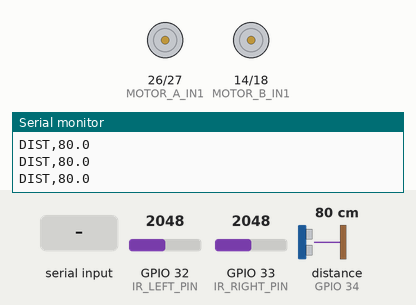
Simulated run of this sketch. Board: ESP32. On the bench: motor-driver pin pairs drawn as motors (green arrow = first pin HIGH = forward, orange = second pin HIGH = backward, longer = more drive, scaled by the enable pin), the last lines printed to the serial monitor. Wiring (inferred from the names in the program): ultrasonic range finder: trigger GPIO 13; echo GPIO 34. The test bench sets the inputs (shaded band); at power-on: GPIO 32 (IR_LEFT_PIN) = 2048, GPIO 33 (IR_RIGHT_PIN) = 2048, distance to the obstacle (sensor on GPIO 34) 80 cm. The echo pulse lasts 58.3 µs per cm.

Above: at 1.4 s.
1.5 s: "FORWARD\n" received over Serial
At 2.8 s:
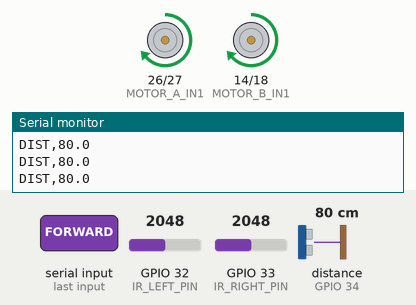
4.5 s: "BACKWARD\n" received over Serial
At 5.1 s:
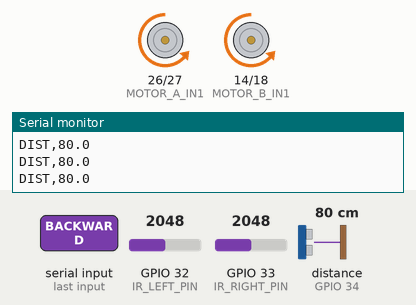
7.5 s: "LEFT\n" received over Serial
At 8.5 s:
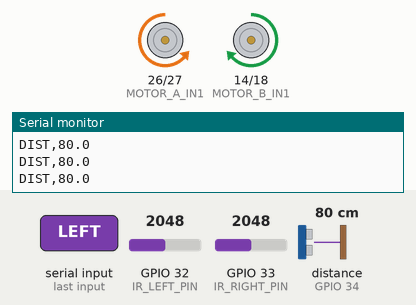
10.5 s: "RIGHT\n" received over Serial
At 10.8 s:
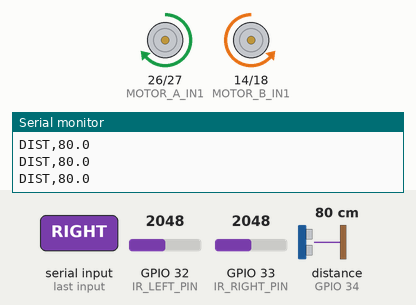
Timing chart, 0 to 14.0 s (numbered marks = the images above; inputs shaded):
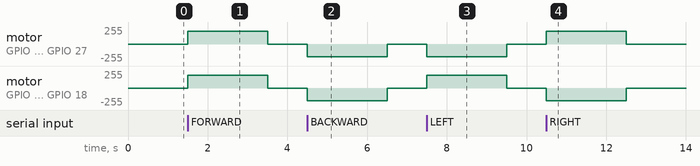

Measured:
- after the input at 1.5 s, motor on GPIO 26 (MOTOR_A_IN1) / GPIO 27 (MOTOR_A_IN2), motor on GPIO 14 (MOTOR_B_IN1) / GPIO 18 (MOTOR_B_IN2): stopped → forward 190/255 at once, → stopped 2.0 s later
- after the input at 4.5 s, motor on GPIO 26 (MOTOR_A_IN1) / GPIO 27 (MOTOR_A_IN2), motor on GPIO 14 (MOTOR_B_IN1) / GPIO 18 (MOTOR_B_IN2): stopped → backward 190/255 at once, → stopped 2.0 s later
- after the input at 7.5 s, motor on GPIO 26 (MOTOR_A_IN1) / GPIO 27 (MOTOR_A_IN2): stopped → backward 190/255 at once, → stopped 2.0 s later; motor on GPIO 14 (MOTOR_B_IN1) / GPIO 18 (MOTOR_B_IN2): stopped → forward 190/255 at once, → stopped 2.0 s later
- after the input at 10.5 s, motor on GPIO 26 (MOTOR_A_IN1) / GPIO 27 (MOTOR_A_IN2): stopped → forward 190/255 at once, → stopped 2.0 s later; motor on GPIO 14 (MOTOR_B_IN1) / GPIO 18 (MOTOR_B_IN2): stopped → backward 190/255 at once, → stopped 2.0 s later

The sketch:

HIAR_ESP32_adaptation_materielle_dev.ino
```cpp
// ============================================
// HIAR V0.8 - ULTRASON + IR GAUCHE/DROITE
// ESP32 + L298N + HC-SR04 + IR LM393
// ESP32 Arduino Core 3.x
//
// Architecture perception V0.8 :
//   HC-SR04  -> obstacle frontal
//   IR gauche -> obstacle côté gauche
//   IR droit  -> obstacle côté droit
//
// IR :
//   1 = CLEAR
//   0 = OBSTACLE
//
// Comportement autonome ajouté :
//   - Devant libre  → FORWARD
//   - Obstacle devant → regarde gauche/droite
//     - gauche libre  → LEFT
//     - droite libre  → RIGHT
//     - les deux libres → préfère LEFT
//     - les deux bloqués → STOP
// ============================================

#include "driver/gpio.h"

// ============================================
// TYPES
// ============================================
enum UsState {
  US_IDLE,
  US_WAITING_ECHO
};

enum MotionMode {
  MODE_IDLE,
  MODE_FORWARD,
  MODE_BACKWARD,
  MODE_LEFT,
  MODE_RIGHT
};

// Déclarations anticipées
void requestMotion(MotionMode mode);
void applyMotion(MotionMode mode);

// ============================================
// MOTEUR A — GAUCHE
// ============================================
const int MOTOR_A_EN  = 25;
const int MOTOR_A_IN1 = 26;
const int MOTOR_A_IN2 = 27;

// ============================================
// MOTEUR B — DROIT
// ============================================
const int MOTOR_B_EN  = 19;
const int MOTOR_B_IN1 = 14;
const int MOTOR_B_IN2 = 18;

// ============================================
// HC-SR04 — AVANT
// ============================================
const int ULTRASONIC_TRIG = 13;
const int ULTRASONIC_ECHO = 34;

const unsigned long ULTRASONIC_TIMEOUT_US      = 25000;
const unsigned long ULTRASONIC_MIN_INTERVAL_US = 60000;

// ============================================
// IR LM393
// ============================================
const int IR_LEFT_PIN  = 32;
const int IR_RIGHT_PIN = 33;
const int IR_THRESHOLD = 1000;

// 1 = CLEAR
// 0 = OBSTACLE
int lastIrLeftState  = -1;
int lastIrRightState = -1;
unsigned long lastIrPublish = 0;
const unsigned long IR_PUBLISH_INTERVAL = 100;

// ============================================
// PWM MOTEURS
// ============================================
const int PWM_FREQ       = 20000;
const int PWM_RESOLUTION = 8;

// ============================================
// VITESSE
// ============================================
const int MOTOR_SPEED_PERCENT = 75;
const int MOTOR_SPEED = (255 * MOTOR_SPEED_PERCENT) / 100;

// ============================================
// SÉCURITÉ
// ============================================
const unsigned long MAX_MOVE_DURATION = 2000;
const float OBSTACLE_STOP_CM = 25.0f;
const unsigned long MAX_DISTANCE_AGE_MS = 200;
const int MAX_INVALID_READS = 3;
const unsigned long GUARD_INTERVAL = 60;
const unsigned long REVERSE_PAUSE_MS = 150;

// ============================================
// MODE AUTONOME (désactivé par défaut)
// ============================================
bool autoMode = false;

// ============================================
// RÉCEPTION SÉRIE
// ============================================
const size_t RX_MAX = 32;
char rxBuffer[RX_MAX + 1];
size_t rxLen = 0;
bool rxDiscard = false;

// ============================================
// ULTRASON — ISR
// ============================================
volatile UsState usState = US_IDLE;
volatile unsigned long usEchoStartUs    = 0;
volatile unsigned long usEchoDurationUs = 0;
volatile bool usResultReady = false;
volatile bool usResultValid = false;

unsigned long usTriggerTimeUs = 0;
unsigned long lastUsTriggerUs = 0;

void IRAM_ATTR ultrasonicISR() {
  unsigned long now = micros();
  if (gpio_get_level((gpio_num_t)ULTRASONIC_ECHO) == 1) {
    usEchoStartUs = now;
  } else {
    if (usState == US_WAITING_ECHO) {
      usEchoDurationUs = now - usEchoStartUs;
      usResultValid = true;
      usResultReady = true;
      usState = US_IDLE;
    }
  }
}

void resetUltrasonic() {
  noInterrupts();
  usState = US_IDLE;
  usResultReady = false;
  usResultValid = false;
  interrupts();
}

bool requestUltrasonic() {
  if (usState != US_IDLE)
    return false;

  unsigned long now = micros();
  if (now - lastUsTriggerUs < ULTRASONIC_MIN_INTERVAL_US)
    return false;

  lastUsTriggerUs = now;

  noInterrupts();
  usResultReady = false;
  usResultValid = false;
  interrupts();

  digitalWrite(ULTRASONIC_TRIG, HIGH);
  delayMicroseconds(10);
  digitalWrite(ULTRASONIC_TRIG, LOW);

  usState = US_WAITING_ECHO;
  usTriggerTimeUs = now;
  return true;
}

void updateUltrasonic() {
  if (usState == US_WAITING_ECHO &&
      (micros() - usTriggerTimeUs) > ULTRASONIC_TIMEOUT_US) {
    noInterrupts();
    if (usState == US_WAITING_ECHO) {
      usState = US_IDLE;
      usResultValid = false;
      usResultReady = true;
    }
    interrupts();
  }
}

bool getUltrasonicDistance(float &dist) {
  if (!usResultReady)
    return false;

  noInterrupts();
  usResultReady = false;
  bool valid = usResultValid;
  unsigned long dur = usEchoDurationUs;
  interrupts();

  if (!valid || dur == 0) {
    dist = -1.0f;
  } else {
    dist = (dur * 0.0343f) / 2.0f;
  }
  return true;
}

// ============================================
// MOTEURS
// ============================================
MotionMode motionMode = MODE_IDLE;
unsigned long movementStartTime = 0;

// ============================================
// DEMANDE DE MOUVEMENT DIFFÉRÉE
// ============================================
bool motionPending = false;
MotionMode pendingMotion = MODE_IDLE;
unsigned long pendingSince = 0;

void setMotion(MotionMode mode) {
  motionPending = false;
  motionMode = mode;

  switch (mode) {
    case MODE_IDLE:
      ledcWrite(MOTOR_A_EN, 0);
      ledcWrite(MOTOR_B_EN, 0);
      digitalWrite(MOTOR_A_IN1, LOW);
      digitalWrite(MOTOR_A_IN2, LOW);
      digitalWrite(MOTOR_B_IN1, LOW);
      digitalWrite(MOTOR_B_IN2, LOW);
      break;

    case MODE_FORWARD:
      digitalWrite(MOTOR_A_IN1, HIGH);
      digitalWrite(MOTOR_A_IN2, LOW);
      digitalWrite(MOTOR_B_IN1, HIGH);
      digitalWrite(MOTOR_B_IN2, LOW);
      ledcWrite(MOTOR_A_EN, MOTOR_SPEED);
      ledcWrite(MOTOR_B_EN, MOTOR_SPEED);
      break;

    case MODE_BACKWARD:
      digitalWrite(MOTOR_A_IN1, LOW);
      digitalWrite(MOTOR_A_IN2, HIGH);
      digitalWrite(MOTOR_B_IN1, LOW);
      digitalWrite(MOTOR_B_IN2, HIGH);
      ledcWrite(MOTOR_A_EN, MOTOR_SPEED);
      ledcWrite(MOTOR_B_EN, MOTOR_SPEED);
      break;

    case MODE_LEFT:
      digitalWrite(MOTOR_A_IN1, LOW);
      digitalWrite(MOTOR_A_IN2, HIGH);
      digitalWrite(MOTOR_B_IN1, HIGH);
      digitalWrite(MOTOR_B_IN2, LOW);
      ledcWrite(MOTOR_A_EN, MOTOR_SPEED);
      ledcWrite(MOTOR_B_EN, MOTOR_SPEED);
      break;

    case MODE_RIGHT:
      digitalWrite(MOTOR_A_IN1, HIGH);
      digitalWrite(MOTOR_A_IN2, LOW);
      digitalWrite(MOTOR_B_IN1, LOW);
      digitalWrite(MOTOR_B_IN2, HIGH);
      ledcWrite(MOTOR_A_EN, MOTOR_SPEED);
      ledcWrite(MOTOR_B_EN, MOTOR_SPEED);
      break;
  }

  if (mode != MODE_IDLE)
    movementStartTime = millis();
}

// ============================================
// GARDE AVANT (mesure continue)
// ============================================
float guardBuffer[3] = {-1, -1, -1};
int guardBufIdx = 0;
int invalidCount = 0;
unsigned long lastGuardTrigger = 0;

float lastFilteredDistance = -1.0f;
float lastRawDistance = -1.0f;
unsigned long lastValidDistanceMs = 0;
bool hasValidDistance = false;

float computeGuardDistance() {
  float tmp[3];
  int n = 0;
  for (int i = 0; i < 3; i++) {
    if (guardBuffer[i] >= 0)
      tmp[n++] = guardBuffer[i];
  }
  if (n == 0) return -1.0f;
  if (n == 1) return tmp[0];
  if (n == 2) return (tmp[0] + tmp[1]) * 0.5f;

  float a = tmp[0], b = tmp[1], c = tmp[2];
  if (a > b) { float t = a; a = b; b = t; }
  if (b > c) { float t = b; b = c; c = t; }
  if (a > b) { float t = a; a = b; b = t; }
  return b;
}

void resetGuard() {
  guardBuffer[0] = -1.0f;
  guardBuffer[1] = -1.0f;
  guardBuffer[2] = -1.0f;
  guardBufIdx = 0;
  invalidCount = 0;
  lastGuardTrigger = 0;
  lastFilteredDistance = -1.0f;
  lastRawDistance = -1.0f;
  lastValidDistanceMs = 0;
  hasValidDistance = false;
}

void updateForwardGuard() {
  float d;
  unsigned long now = millis();

  if (getUltrasonicDistance(d)) {
    if (d < 0.0f) {
      invalidCount++;
      hasValidDistance = false;
      lastRawDistance = -1.0f;
      lastFilteredDistance = -1.0f;
      guardBuffer[0] = guardBuffer[1] = guardBuffer[2] = -1.0f;
      guardBufIdx = 0;

      if (motionMode == MODE_FORWARD) {
        setMotion(MODE_IDLE);
        Serial.println("SAFETY,SENSOR_INVALID");
      } else if (invalidCount == MAX_INVALID_READS) {
        Serial.println("SAFETY,SENSOR_INVALID");
      }
    } else {
      invalidCount = 0;
      lastRawDistance = d;
      lastValidDistanceMs = now;
      hasValidDistance = true;

      guardBuffer[guardBufIdx] = d;
      guardBufIdx = (guardBufIdx + 1) % 3;
      lastFilteredDistance = computeGuardDistance();
      Serial.printf("DIST,%.1f\n", lastFilteredDistance);

      if (motionMode == MODE_FORWARD &&
          (d < OBSTACLE_STOP_CM ||
           lastFilteredDistance < OBSTACLE_STOP_CM)) {
        setMotion(MODE_IDLE);
        Serial.printf("SAFETY,OBSTACLE,%.1f\n", d);
      }
    }
  }

  now = millis();
  if (hasValidDistance &&
      now - lastValidDistanceMs > MAX_DISTANCE_AGE_MS) {
    hasValidDistance = false;
    lastRawDistance = -1.0f;
    lastFilteredDistance = -1.0f;
    guardBuffer[0] = guardBuffer[1] = guardBuffer[2] = -1.0f;
    guardBufIdx = 0;

    if (motionMode == MODE_FORWARD) {
      setMotion(MODE_IDLE);
      Serial.println("SAFETY,SENSOR_STALE");
    }
  }

  if (now - lastGuardTrigger < GUARD_INTERVAL)
    return;

  if (requestUltrasonic())
    lastGuardTrigger = now;
}

// ============================================
// IR
// ============================================
int readIrState(int pin) {
  return analogRead(pin) > IR_THRESHOLD ? 1 : 0;
}

void publishIrStates() {
  int leftState  = readIrState(IR_LEFT_PIN);
  int rightState = readIrState(IR_RIGHT_PIN);

  if (leftState != lastIrLeftState ||
      millis() - lastIrPublish >= IR_PUBLISH_INTERVAL) {
    Serial.printf("IR,LEFT,%d\n", leftState);
    lastIrLeftState = leftState;
  }

  if (rightState != lastIrRightState ||
      millis() - lastIrPublish >= IR_PUBLISH_INTERVAL) {
    Serial.printf("IR,RIGHT,%d\n", rightState);
    lastIrRightState = rightState;
  }

  lastIrPublish = millis();
}

// ============================================
// DÉCISION AUTONOME (ajouté)
// ============================================
void decideAutonomousMotion() {
  // CORRECTION 1 : sans AUTO_ON, le robot ne décide jamais seul
  if (!autoMode)
    return;

  // Une mesure absente ou périmée ne permet aucune décision d'avance.
  if (!hasValidDistance ||
      millis() - lastValidDistanceMs > MAX_DISTANCE_AGE_MS) {
    if (motionMode == MODE_FORWARD) {
      setMotion(MODE_IDLE);
      Serial.println("SAFETY,SENSOR_STALE");
    }
    return;
  }

  bool frontClear =
    lastRawDistance >= OBSTACLE_STOP_CM &&
    lastFilteredDistance >= OBSTACLE_STOP_CM;

  int irLeft  = readIrState(IR_LEFT_PIN);   // 1 = CLEAR
  int irRight = readIrState(IR_RIGHT_PIN);  // 1 = CLEAR

  if (frontClear) {
    // Devant libre → on avance
    if (motionMode != MODE_FORWARD) {
      requestMotion(MODE_FORWARD);
      Serial.println("AUTO,FORWARD");
    }
  } else {
    // Obstacle devant → on regarde les côtés
    if (irLeft == 1 && irRight == 0) {
      // Gauche libre, droite bloquée
      if (motionMode != MODE_LEFT) {
        requestMotion(MODE_LEFT);
        Serial.println("AUTO,LEFT");
      }
    }
    else if (irRight == 1 && irLeft == 0) {
      // Droite libre, gauche bloquée
      if (motionMode != MODE_RIGHT) {
        requestMotion(MODE_RIGHT);
        Serial.println("AUTO,RIGHT");
      }
    }
    else if (irLeft == 1 && irRight == 1) {
      // Les deux libres → on préfère gauche
      if (motionMode != MODE_LEFT) {
        requestMotion(MODE_LEFT);
        Serial.println("AUTO,LEFT_PREF");
      }
    }
    else {
      // Les deux bloqués → arrêt
      if (motionMode != MODE_IDLE) {
        setMotion(MODE_IDLE);
        Serial.println("AUTO,STOP_BOTH_BLOCKED");
      }
    }
  }
}

// ============================================
// DEMANDES DE MOUVEMENT
// ============================================
bool forwardSafetyClear() {
  return hasValidDistance &&
         millis() - lastValidDistanceMs <= MAX_DISTANCE_AGE_MS &&
         lastRawDistance >= OBSTACLE_STOP_CM &&
         lastFilteredDistance >= OBSTACLE_STOP_CM;
}

void applyMotion(MotionMode mode) {
  if (mode == MODE_FORWARD && !forwardSafetyClear()) {
    setMotion(MODE_IDLE);
    Serial.println("REJECTED,FORWARD_UNSAFE");
    return;
  }
  setMotion(mode);
}

void requestMotion(MotionMode mode) {
  bool reversing =
    (mode != MODE_IDLE &&
     motionMode != MODE_IDLE &&
     mode != motionMode);

  if (reversing) {
    setMotion(MODE_IDLE);
    pendingMotion = mode;
    pendingSince = millis();
    motionPending = true;
  } else {
    applyMotion(mode);
  }
}

void updatePendingMotion() {
  if (motionPending &&
      (millis() - pendingSince >= REVERSE_PAUSE_MS)) {
    MotionMode m = pendingMotion;
    motionPending = false;
    applyMotion(m);
  }
}

// ============================================
// COMMANDES SÉRIE (inchangées)
// ============================================
void processCommand(const char* raw) {
  char buf[RX_MAX + 1];
  size_t n = strlen(raw);
  if (n > RX_MAX) n = RX_MAX;

  size_t j = 0;
  for (size_t i = 0; i < n; i++) {
    char c = raw[i];
    if (c >= 'a' && c <= 'z') c -= 32;
    buf[j++] = c;
  }
  buf[j] = '\0';

  size_t start = 0;
  size_t end = j;
  while (start < end && (buf[start] == ' ' || buf[start] == '\t')) start++;
  while (end > start && (buf[end - 1] == ' ' || buf[end - 1] == '\t')) end--;
  buf[end] = '\0';

  const char* cmd = buf + start;

  if (strcmp(cmd, "STOP") == 0) {
    setMotion(MODE_IDLE);
    Serial.println("ACK,STOP");
    return;
  }
  else if (strcmp(cmd, "FORWARD") == 0) {
    if (!forwardSafetyClear()) {
      setMotion(MODE_IDLE);
      Serial.println("REJECTED,FORWARD_UNSAFE");
      return;
    }
    requestMotion(MODE_FORWARD);
    Serial.printf("ACK,FORWARD,%d\n", MOTOR_SPEED_PERCENT);
    return;
  }
  else if (strcmp(cmd, "BACKWARD") == 0) {
    requestMotion(MODE_BACKWARD);
    Serial.printf("ACK,BACKWARD,%d\n", MOTOR_SPEED_PERCENT);
    return;
  }
  else if (strcmp(cmd, "LEFT") == 0) {
    requestMotion(MODE_LEFT);
    Serial.printf("ACK,LEFT,%d\n", MOTOR_SPEED_PERCENT);
    return;
  }
  else if (strcmp(cmd, "RIGHT") == 0) {
    requestMotion(MODE_RIGHT);
    Serial.printf("ACK,RIGHT,%d\n", MOTOR_SPEED_PERCENT);
    return;
  }
  // CORRECTION 3 : commandes de test du mode autonome
  else if (strcmp(cmd, "AUTO_ON") == 0) {
    autoMode = true;
    Serial.println("ACK,AUTO_ON");
    return;
  }
  else if (strcmp(cmd, "AUTO_OFF") == 0) {
    autoMode = false;
    setMotion(MODE_IDLE);
    Serial.println("ACK,AUTO_OFF");
    return;
  }
  else {
    setMotion(MODE_IDLE);
    Serial.printf("REJECTED,%s\n", cmd);
  }
}

// ============================================
// RÉCEPTION SÉRIE
// ============================================
void handleSerial() {
  while (Serial.available() > 0) {
    char c = (char)Serial.read();
    if (c == '\n' || c == '\r') {
      if (rxDiscard) {
        rxDiscard = false;
        rxLen = 0;
      } else if (rxLen > 0) {
        rxBuffer[rxLen] = '\0';
        processCommand(rxBuffer);
        rxLen = 0;
      }
    } else if (rxDiscard) {
      // Ignore
    } else if (rxLen < RX_MAX) {
      rxBuffer[rxLen++] = c;
    } else {
      rxLen = 0;
      rxDiscard = true;
      setMotion(MODE_IDLE);
      Serial.println("REJECTED,OVERFLOW");
    }
  }
}

// ============================================
// SETUP
// ============================================
void setup() {
  Serial.begin(115200);

  // Moteurs
  pinMode(MOTOR_A_IN1, OUTPUT);
  pinMode(MOTOR_A_IN2, OUTPUT);
  pinMode(MOTOR_B_IN1, OUTPUT);
  pinMode(MOTOR_B_IN2, OUTPUT);

  ledcAttach(MOTOR_A_EN, PWM_FREQ, PWM_RESOLUTION);
  ledcAttach(MOTOR_B_EN, PWM_FREQ, PWM_RESOLUTION);

  // HC-SR04
  pinMode(ULTRASONIC_TRIG, OUTPUT);
  pinMode(ULTRASONIC_ECHO, INPUT);
  digitalWrite(ULTRASONIC_TRIG, LOW);

  attachInterrupt(
    digitalPinToInterrupt(ULTRASONIC_ECHO),
    ultrasonicISR,
    CHANGE
  );

  // IR
  pinMode(IR_LEFT_PIN, INPUT);
  pinMode(IR_RIGHT_PIN, INPUT);

  // Stop
  setMotion(MODE_IDLE);
  delay(200);

  Serial.println();
  Serial.println("================================");
  Serial.println("HIAR V0.8 ULTRASONIC + IR + AUTO");
  Serial.println("================================");
  Serial.printf("Motor speed: %d%% (PWM %d/255 @ %d Hz)\n",
                MOTOR_SPEED_PERCENT, MOTOR_SPEED, PWM_FREQ);
  Serial.printf("Max move duration: %lu ms\n", MAX_MOVE_DURATION);
  Serial.printf("Obstacle stop: %.0f cm\n", OBSTACLE_STOP_CM);
  Serial.printf("HC-SR04 TRIG: GPIO%d, ECHO: GPIO%d\n",
                ULTRASONIC_TRIG, ULTRASONIC_ECHO);
  Serial.printf("IR LEFT: GPIO%d\n", IR_LEFT_PIN);
  Serial.printf("IR RIGHT: GPIO%d\n", IR_RIGHT_PIN);
  Serial.println("IR logic: 1=CLEAR, 0=OBSTACLE");
  Serial.println("Mode: MANUEL (AUTO_ON pour activer le mode autonome)");
  Serial.println("Commands série toujours prioritaires: FORWARD BACKWARD LEFT RIGHT STOP");
}

// ============================================
// LOOP
// ============================================
void loop() {
  // 1. Commandes série (prioritaires)
  handleSerial();

  // 2. Mouvement différé
  updatePendingMotion();

  // 3. Timeout ultrason
  updateUltrasonic();

  // 4. Timeout mouvement (sécurité)
  if (motionMode != MODE_IDLE &&
      (millis() - movementStartTime >= MAX_MOVE_DURATION)) {
    setMotion(MODE_IDLE);
    Serial.println("SAFETY,TIMEOUT");
  }

  // 5. IR
  publishIrStates();

  // 6. Mesure ultrason continue
  updateForwardGuard();

  // 7. Décision autonome (nouveau)
  decideAutonomousMotion();
}
```
